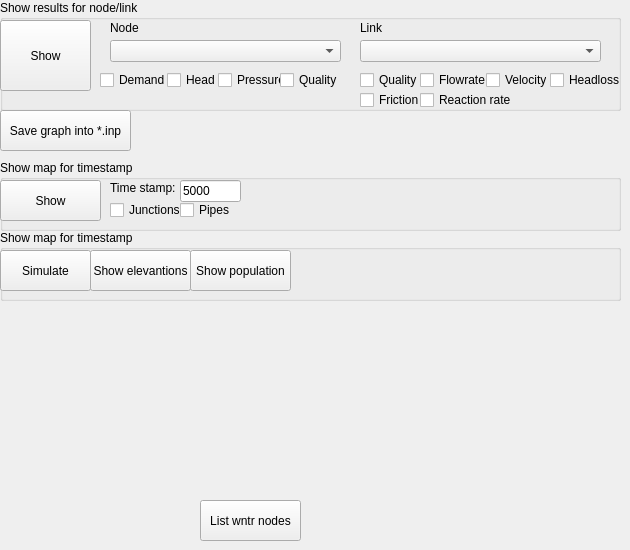
            <widget class="QWidget" name="tab_7">
             <attribute name="title">
              <string>wntr</string>
             </attribute>
             <widget class="QGroupBox" name="groupBox_3">
              <property name="geometry">
               <rect>
                <x>0</x>
                <y>0</y>
                <width>621</width>
                <height>111</height>
               </rect>
              </property>
              <property name="title">
               <string>Show results for node/link</string>
              </property>
              <widget class="QPushButton" name="WNTR_list_WNTR_SHOW_RESULTSpushButton_7">
               <property name="geometry">
                <rect>
                 <x>0</x>
                 <y>20</y>
                 <width>91</width>
                 <height>71</height>
                </rect>
               </property>
               <property name="text">
                <string>Show</string>
               </property>
              </widget>
              <widget class="QComboBox" name="WNTR_nodes_list_combo">
               <property name="geometry">
                <rect>
                 <x>110</x>
                 <y>40</y>
                 <width>231</width>
                 <height>22</height>
                </rect>
               </property>
              </widget>
              <widget class="QLabel" name="label_4">
               <property name="geometry">
                <rect>
                 <x>110</x>
                 <y>20</y>
                 <width>49</width>
                 <height>16</height>
                </rect>
               </property>
               <property name="text">
                <string>Node</string>
               </property>
              </widget>
              <widget class="QLabel" name="label_5">
               <property name="geometry">
                <rect>
                 <x>360</x>
                 <y>20</y>
                 <width>49</width>
                 <height>16</height>
                </rect>
               </property>
               <property name="text">
                <string>Link</string>
               </property>
              </widget>
              <widget class="QComboBox" name="WNTR_links_list_combo">
               <property name="geometry">
                <rect>
                 <x>360</x>
                 <y>40</y>
                 <width>241</width>
                 <height>22</height>
                </rect>
               </property>
              </widget>
              <widget class="QCheckBox" name="WNTR_SHowdemand_checkbox_4">
               <property name="geometry">
                <rect>
                 <x>100</x>
                 <y>70</y>
                 <width>71</width>
                 <height>20</height>
                </rect>
               </property>
               <property name="text">
                <string>Demand</string>
               </property>
              </widget>
              <widget class="QCheckBox" name="WNTR_SHowhead_checkbox_5">
               <property name="geometry">
                <rect>
                 <x>167</x>
                 <y>70</y>
                 <width>71</width>
                 <height>20</height>
                </rect>
               </property>
               <property name="text">
                <string>Head</string>
               </property>
              </widget>
              <widget class="QCheckBox" name="WNTR_SHowpressure_checkbox_6">
               <property name="geometry">
                <rect>
                 <x>218</x>
                 <y>70</y>
                 <width>71</width>
                 <height>20</height>
                </rect>
               </property>
               <property name="text">
                <string>Pressure</string>
               </property>
              </widget>
              <widget class="QCheckBox" name="WNTR_SHowquality_checkbox_7">
               <property name="geometry">
                <rect>
                 <x>280</x>
                 <y>70</y>
                 <width>61</width>
                 <height>20</height>
                </rect>
               </property>
               <property name="text">
                <string>Quality</string>
               </property>
              </widget>
              <widget class="QCheckBox" name="WNTR_SHowlinkquality_checkbox_5">
               <property name="geometry">
                <rect>
                 <x>360</x>
                 <y>70</y>
                 <width>61</width>
                 <height>20</height>
                </rect>
               </property>
               <property name="text">
                <string>Quality</string>
               </property>
              </widget>
              <widget class="QCheckBox" name="WNTR_SHowlinkflowrate_checkbox_6">
               <property name="geometry">
                <rect>
                 <x>420</x>
                 <y>70</y>
                 <width>71</width>
                 <height>20</height>
                </rect>
               </property>
               <property name="text">
                <string>Flowrate</string>
               </property>
              </widget>
              <widget class="QCheckBox" name="WNTR_SHowlinkvelocity_checkbox_7">
               <property name="geometry">
                <rect>
                 <x>486</x>
                 <y>70</y>
                 <width>61</width>
                 <height>20</height>
                </rect>
               </property>
               <property name="text">
                <string>Velocity</string>
               </property>
              </widget>
              <widget class="QCheckBox" name="WNTR_SHowlinkheadloss_checkbox_8">
               <property name="geometry">
                <rect>
                 <x>550</x>
                 <y>70</y>
                 <width>71</width>
                 <height>20</height>
                </rect>
               </property>
               <property name="text">
                <string>Headloss</string>
               </property>
              </widget>
              <widget class="QCheckBox" name="WNTR_SHowlinkfriction_checkbox_9">
               <property name="geometry">
                <rect>
                 <x>360</x>
                 <y>90</y>
                 <width>71</width>
                 <height>20</height>
                </rect>
               </property>
               <property name="text">
                <string>Friction</string>
               </property>
              </widget>
              <widget class="QCheckBox" name="WNTR_SHowlinkreactionrate_checkbox_10">
               <property name="geometry">
                <rect>
                 <x>420</x>
                 <y>90</y>
                 <width>91</width>
                 <height>20</height>
                </rect>
               </property>
               <property name="text">
                <string>Reaction rate</string>
               </property>
              </widget>
             </widget>
             <widget class="QGroupBox" name="groupBox_4">
              <property name="geometry">
               <rect>
                <x>0</x>
                <y>160</y>
                <width>621</width>
                <height>71</height>
               </rect>
              </property>
              <property name="title">
               <string>Show map for timestamp</string>
              </property>
              <widget class="QPushButton" name="WNTRShowMapForTimeStamp_click">
               <property name="geometry">
                <rect>
                 <x>0</x>
                 <y>20</y>
                 <width>101</width>
                 <height>41</height>
                </rect>
               </property>
               <property name="text">
                <string>Show</string>
               </property>
              </widget>
              <widget class="QLabel" name="label_6">
               <property name="geometry">
                <rect>
                 <x>110</x>
                 <y>20</y>
                 <width>71</width>
                 <height>16</height>
                </rect>
               </property>
               <property name="text">
                <string>Time stamp:</string>
               </property>
              </widget>
              <widget class="QLineEdit" name="WNTR_SimSteps_text_box_2">
               <property name="geometry">
                <rect>
                 <x>180</x>
                 <y>20</y>
                 <width>61</width>
                 <height>22</height>
                </rect>
               </property>
               <property name="text">
                <string>5000</string>
               </property>
              </widget>
              <widget class="QCheckBox" name="Savealldatacheckbox_2">
               <property name="geometry">
                <rect>
                 <x>110</x>
                 <y>40</y>
                 <width>71</width>
                 <height>20</height>
                </rect>
               </property>
               <property name="text">
                <string>Junctions</string>
               </property>
              </widget>
              <widget class="QCheckBox" name="Savealldatacheckbox_3">
               <property name="geometry">
                <rect>
                 <x>180</x>
                 <y>40</y>
                 <width>71</width>
                 <height>20</height>
                </rect>
               </property>
               <property name="text">
                <string>Pipes</string>
               </property>
              </widget>
             </widget>
             <widget class="QGroupBox" name="groupBox_5">
              <property name="geometry">
               <rect>
                <x>0</x>
                <y>230</y>
                <width>621</width>
                <height>71</height>
               </rect>
              </property>
              <property name="title">
               <string>Show map for timestamp</string>
              </property>
              <widget class="QPushButton" name="WNTR_simulate_pushButton_3">
               <property name="geometry">
                <rect>
                 <x>0</x>
                 <y>20</y>
                 <width>91</width>
                 <height>41</height>
                </rect>
               </property>
               <property name="text">
                <string>Simulate</string>
               </property>
              </widget>
              <widget class="QPushButton" name="WNTR_show_elevations_pushButton_4">
               <property name="geometry">
                <rect>
                 <x>90</x>
                 <y>20</y>
                 <width>101</width>
                 <height>41</height>
                </rect>
               </property>
               <property name="text">
                <string>Show elevantions</string>
               </property>
              </widget>
              <widget class="QPushButton" name="WNTR_show_popiulation_pushButton_5">
               <property name="geometry">
                <rect>
                 <x>190</x>
                 <y>20</y>
                 <width>101</width>
                 <height>41</height>
                </rect>
               </property>
               <property name="text">
                <string>Show population</string>
               </property>
              </widget>
             </widget>
             <widget class="QPushButton" name="WNTR_list_WNTR_NODES_AND_PIPES_pushButton_6">
              <property name="geometry">
               <rect>
                <x>200</x>
                <y>500</y>
                <width>101</width>
                <height>41</height>
               </rect>
              </property>
              <property name="text">
               <string>List wntr nodes</string>
              </property>
             </widget>
             <widget class="QPushButton" name="WNTR_saveasinopmodel_click_2">
              <property name="geometry">
               <rect>
                <x>0</x>
                <y>110</y>
                <width>131</width>
                <height>41</height>
               </rect>
              </property>
              <property name="text">
               <string>Save graph into *.inp</string>
              </property>
             </widget>
            </widget>
